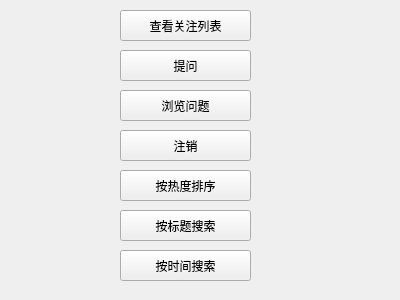
<?xml version="1.0" encoding="UTF-8"?>
<ui version="4.0">
 <class>central</class>
 <widget class="QWidget" name="central">
  <property name="geometry">
   <rect>
    <x>0</x>
    <y>0</y>
    <width>400</width>
    <height>300</height>
   </rect>
  </property>
  <property name="windowTitle">
   <string>Form</string>
  </property>
  <widget class="QPushButton" name="pushButton">
   <property name="geometry">
    <rect>
     <x>120</x>
     <y>10</y>
     <width>131</width>
     <height>31</height>
    </rect>
   </property>
   <property name="text">
    <string>查看关注列表</string>
   </property>
  </widget>
  <widget class="QPushButton" name="pushButton_2">
   <property name="geometry">
    <rect>
     <x>120</x>
     <y>50</y>
     <width>131</width>
     <height>31</height>
    </rect>
   </property>
   <property name="text">
    <string>提问</string>
   </property>
  </widget>
  <widget class="QPushButton" name="pushButton_3">
   <property name="geometry">
    <rect>
     <x>120</x>
     <y>90</y>
     <width>131</width>
     <height>31</height>
    </rect>
   </property>
   <property name="text">
    <string>浏览问题</string>
   </property>
  </widget>
  <widget class="QPushButton" name="pushButton_4">
   <property name="geometry">
    <rect>
     <x>120</x>
     <y>130</y>
     <width>131</width>
     <height>31</height>
    </rect>
   </property>
   <property name="text">
    <string>注销</string>
   </property>
  </widget>
  <widget class="QPushButton" name="pushButton_5">
   <property name="geometry">
    <rect>
     <x>120</x>
     <y>170</y>
     <width>131</width>
     <height>31</height>
    </rect>
   </property>
   <property name="text">
    <string>按热度排序</string>
   </property>
  </widget>
  <widget class="QPushButton" name="pushButton_6">
   <property name="geometry">
    <rect>
     <x>120</x>
     <y>210</y>
     <width>131</width>
     <height>31</height>
    </rect>
   </property>
   <property name="text">
    <string>按标题搜索</string>
   </property>
  </widget>
  <widget class="QPushButton" name="pushButton_7">
   <property name="geometry">
    <rect>
     <x>120</x>
     <y>250</y>
     <width>131</width>
     <height>31</height>
    </rect>
   </property>
   <property name="text">
    <string>按时间搜索</string>
   </property>
  </widget>
 </widget>
 <resources/>
 <connections/>
</ui>
